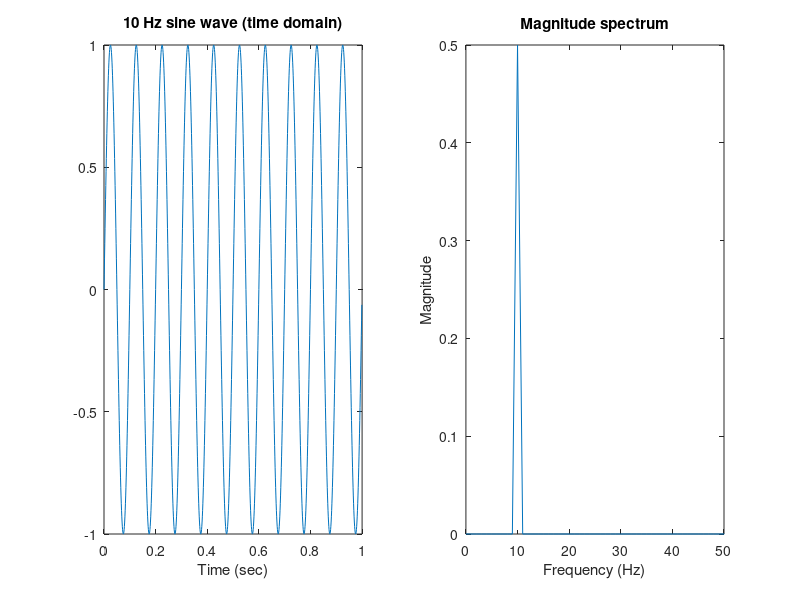
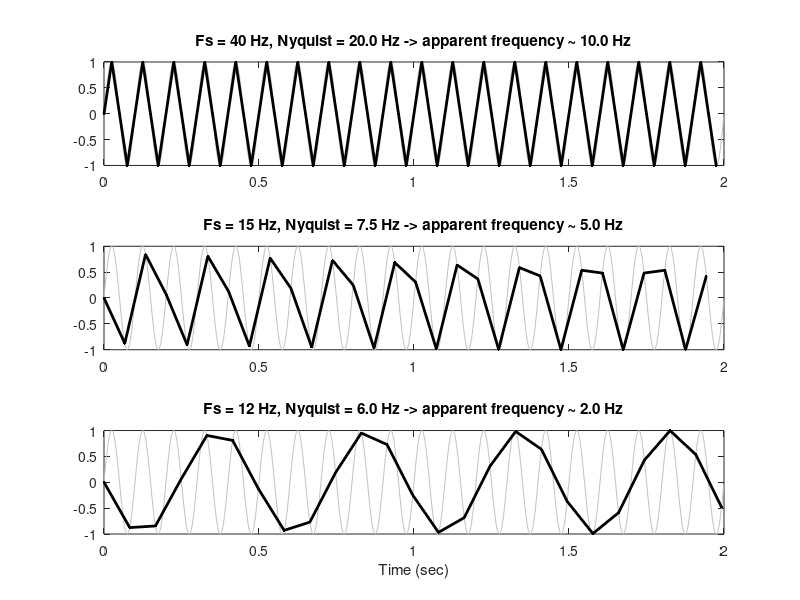
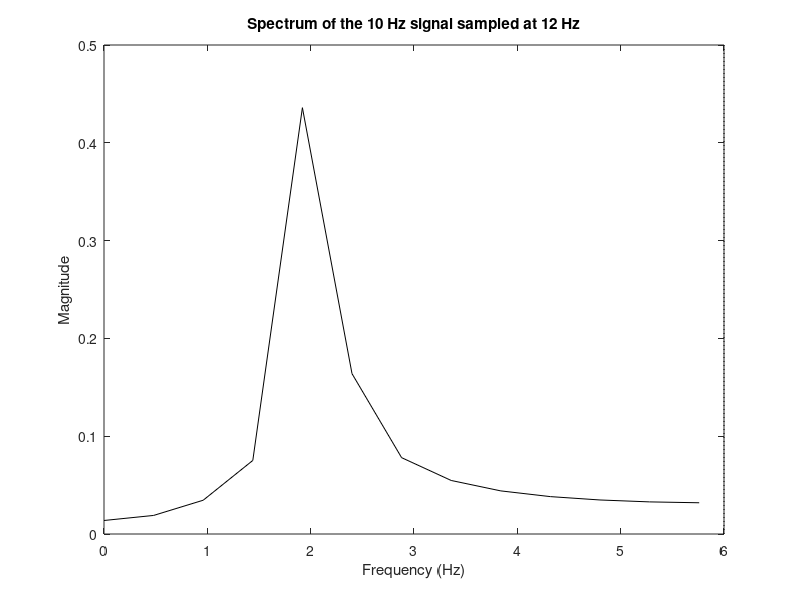
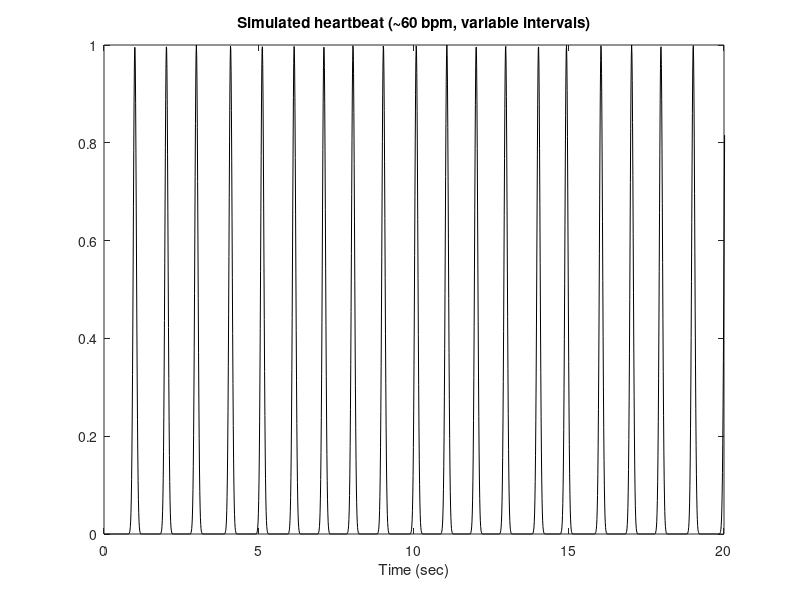

MATLAB code for these plots, in order:
%% Lab 15: Sampling, Aliasing, and Smoothing
%[text] This lab builds hands-on intuition for the temporal and spatial resolution
%[text] limits discussed in Chapter 15 of *Elements of fMRI Analysis*. You will
%[text] construct sine waves and examine them with the fast Fourier transform (FFT),
%[text] watch a fast signal get *aliased* to a slow one when sampled below the
%[text] Nyquist limit, alias a simulated heartbeat by sampling it at typical fMRI
%[text] TRs, and measure what spatial smoothing does to small versus large activations.
%[text]
%[text] **Requirements:** base MATLAB. CANlab helper functions are used where noted
%[text] (CanlabCore on your path: github.com/canlab/CanlabCore), with base-MATLAB
%[text] equivalents shown so the script runs either way.
%[text]
%[text] Adapted from the CANlab tutorial "Signal basics, fft, and aliasing"
%[text] (canlab.github.io) and github.com/canlab/FMRI_simulations.

%% 1. Sine waves and the FFT
%[text] A sine wave is defined by its frequency F (Hz), amplitude, and phase theta:
%[text] $y(t) = \sin(2 \pi F t + \theta)$. We simulate one at a high sampling
%[text] frequency Fs — think of this as the "ground truth" signal before the scanner
%[text] samples it. The FFT re-expresses the signal as power at each frequency; the
%[text] highest representable frequency is the **Nyquist limit**, Fs/2.

Fs = 1000;            % Sampling frequency (samples/sec)
L = 1000;             % Length of signal (samples) -> 1 sec
t = (0:L-1) / Fs;     % Time vector (sec)

F = 10;               % Frequency of sine wave (Hz)
theta = 0;            % Phase (radians)
y = sin(2 * pi * F * t + theta);

yf = abs(fft(y)) / L;         % magnitude spectrum
f = Fs * (0:(L-1)) / L;       % frequency of each FFT coefficient

figure;
subplot(1, 2, 1); plot(t, y)
xlabel('Time (sec)'), title(sprintf('%d Hz sine wave (time domain)', F))
subplot(1, 2, 2); plot(f, yf)
xlim([0 50]), xlabel('Frequency (Hz)'), ylabel('Magnitude')
title('Magnitude spectrum')

nyquist = Fs / 2;     % Any signal faster than this will be aliased
fprintf('Nyquist limit = Fs/2 = %d Hz\n', nyquist);

%[text] **Try it:** change F to 20, or set theta = pi/2 (turning sine into cosine).
%[text] The spectral peak moves with F; phase changes do not move the magnitude peak.
%[text] With CanlabCore on your path, try create_figure('sin wave') and
%[text] plot_vertical_line(nyquist) for CANlab-style figures.

%% 2. Aliasing: sampling a fast signal too slowly
%[text] The Nyquist theorem says we need more than 2 samples per cycle to represent
%[text] a periodic signal. Sampled more slowly, the signal is *reflected around the
%[text] Nyquist frequency* and appears as a spurious slow oscillation — aliasing.
%[text] Here a 10 Hz wave is re-sampled at 40, 15, and 12 Hz. Predicted apparent
%[text] frequency: |F - round(F/Fs_new)*Fs_new|.

Fs = 1000;  dur = 2;
t = 0:1/Fs:dur - 1/Fs;
F = 10;
y = sin(2 * pi * F * t);

new_rates = [40 15 12];
figure;
for i = 1:3
    fs_new = new_rates(i);
    step = round(Fs / fs_new);
    alias_f = abs(F - round(F / fs_new) * fs_new);

    subplot(3, 1, i);
    plot(t, y, 'Color', [.75 .75 .75]); hold on
    plot(t(1:step:end), y(1:step:end), 'k.-', 'LineWidth', 2);
    title(sprintf('Fs = %d Hz, Nyquist = %3.1f Hz -> apparent frequency ~ %3.1f Hz', ...
        fs_new, fs_new / 2, alias_f));
end
xlabel('Time (sec)')

%[text] At 40 Hz the samples trace the 10 Hz wave faithfully. At 15 Hz (Nyquist
%[text] 7.5 Hz) the signal folds to 5 Hz; at 12 Hz (Nyquist 6 Hz) it appears at
%[text] 2 Hz — a slow, entirely artifactual oscillation. Confirm in the frequency
%[text] domain:

fs_new = 12;  step = round(Fs / fs_new);
ysub = y(1:step:end);  n = numel(ysub);
fsub = (0:floor(n/2)) / (n / fs_new);
msub = abs(fft(ysub)) / n;  msub = msub(1:floor(n/2) + 1);

figure; plot(fsub, msub, 'k'); hold on
plot([fs_new/2 fs_new/2], ylim, 'k:')   % Nyquist limit (or: plot_vertical_line)
xlabel('Frequency (Hz)'), ylabel('Magnitude')
title('Spectrum of the 10 Hz signal sampled at 12 Hz')

[~, imax] = max(msub);
fprintf('Spectral peak at %3.2f Hz (true frequency: %d Hz)\n', fsub(imax), F);

%% 3. Aliasing a heartbeat at fMRI TRs
%[text] The cardiac cycle produces a periodic artifact at roughly 1 Hz (60 bpm),
%[text] far faster than task-related BOLD fluctuations (below ~0.1 Hz). Whether the
%[text] heartbeat stays separable from the task depends on the TR. We simulate a
%[text] spiky heartbeat with beat-to-beat variability, then sample it once per TR.

rng(2026);
fs = 100;  dur = 300;               % 100 Hz simulation, 5 minutes
t = 0:1/fs:dur - 1/fs;

intervals = 1 + 0.06 * randn(round(dur * 1.2), 1);   % mean 1 s between beats
intervals = min(max(intervals, 0.7), 1.4);
beat_times = cumsum(intervals);
beat_times = beat_times(beat_times < dur - 1);

heart = zeros(size(t));
for i = 1:numel(beat_times)
    heart = heart + exp(-(t - beat_times(i)).^2 / (2 * 0.05^2));  % brief pulse
end

figure; plot(t, heart, 'k'); xlim([0 20])
xlabel('Time (sec)'), title('Simulated heartbeat (~60 bpm, variable intervals)')

%[text] Sample at three TRs and inspect time and frequency domains. The task band
%[text] (~0.005–0.1 Hz) is where block and event-related designs live.

TRs = [0.5 1.0 2.0];
figure;
for i = 1:3
    TR = TRs(i);
    step = round(TR * fs);
    samp = heart(1:step:end);
    ts = (0:numel(samp) - 1) * TR;
    nyq = 1 / (2 * TR);

    subplot(3, 2, 2*i - 1)
    plot(t, heart, 'Color', [.8 .8 .8]); hold on
    plot(ts, samp, '.-', 'Color', [.5 0 .5], 'LineWidth', 1.5)
    xlim([0 20]), xlabel('Time (sec)'), title(sprintf('TR = %3.1f s', TR))

    n = numel(samp);
    fsamp = (0:floor(n/2)) / (n * TR);
    msamp = abs(fft(samp - mean(samp))) / n;  msamp = msamp(1:floor(n/2) + 1);
    subplot(3, 2, 2*i)
    plot(fsamp, msamp, 'Color', [.5 0 .5]); hold on
    plot([nyq nyq], ylim, 'k:')
    xlim([0 1.1]), xlabel('Frequency (Hz)')
    title(sprintf('Nyquist = %3.2f Hz', nyq))
end

%[text] Quantify how much cardiac power lands in the task band at each TR:

fprintf('\nFraction of sampled cardiac power in the task band (0.005-0.1 Hz):\n');
for TR = [0.4 0.5 1.0 2.0 3.0]
    samp = heart(1:round(TR * fs):end);
    n = numel(samp);
    fsamp = (0:floor(n/2)) / (n * TR);
    p = abs(fft(samp - mean(samp))).^2;  p = p(1:floor(n/2) + 1);
    in_band = sum(p(fsamp > 0.005 & fsamp < 0.1)) / sum(p(2:end));
    fprintf('  TR = %3.1f s (Nyquist %4.2f Hz): %5.1f %%\n', TR, 1/(2*TR), 100 * in_band);
end

%[text] Short TRs keep cardiac power near 1 Hz, out of the task band, where it can
%[text] be filtered or modeled. At TR = 2–3 s much of it aliases into task
%[text] frequencies and becomes inseparable from activation — one reason modern
%[text] multiband protocols push TR below ~0.5 s.

%% 4. Is smoothing lossy? Small vs. large activations
%[text] Spatial smoothing suppresses noise and absorbs some inter-subject
%[text] misalignment, but it acts as a matched filter: it attenuates activations
%[text] smaller than the kernel. We simulate a 1-D strip of cortex (1 voxel = 1 mm)
%[text] with two equal-amplitude activations — narrow (~3.5 mm FWHM) and broad
%[text] (~19 mm FWHM) — plus noise, then smooth with an 8 mm FWHM Gaussian.
%[text] Inspired by is_smoothing_lossy.m in github.com/canlab/FMRI_simulations.

rng(1);
n_vox = 200;
x = (1:n_vox)';                                % 1 voxel = 1 mm
fwhm2sig = 1 / (2 * sqrt(2 * log(2)));         % FWHM -> Gaussian sigma

small = 2 * exp(-(x - 60).^2 / (2 * 1.5^2));   % ~3.5 mm FWHM activation
large = 2 * exp(-(x - 140).^2 / (2 * 8^2));    % ~19 mm FWHM activation
truth = small + large;
y = truth + randn(n_vox, 1);                   % noise sd = 1

kernel_fwhm = 8;  sig = kernel_fwhm * fwhm2sig;
kx = (-20:20)';
kern = exp(-kx.^2 / (2 * sig^2));  kern = kern / sum(kern);
ysmooth = conv(y, kern, 'same');

figure;
plot(x, y, 'Color', [.75 .75 .75]); hold on
plot(x, ysmooth, 'k', 'LineWidth', 2)
plot(x, truth, 'r--', 'LineWidth', 1.5)
legend({'Noisy data', 'Smoothed (8 mm FWHM)', 'True signal'})
xlabel('Position (mm)'), ylabel('Signal')
title('Equal-amplitude activations: narrow (left) vs. broad (right)')

fprintf('\nTrue peak amplitude, both blobs:      2.00\n');
fprintf('Smoothed peak, narrow blob (~3.5 mm): %3.2f\n', max(ysmooth(50:70)));
fprintf('Smoothed peak, broad blob (~19 mm):   %3.2f\n', max(ysmooth(130:150)));

%[text] The broad activation survives nearly intact; the narrow one — same true
%[text] amplitude — is flattened and could fall below a statistical threshold.
%[text] Sweep the activation width to see attenuation vs. detection sensitivity:

blob_fwhms = [2 3.5 5 8 12 19 30];
n_sims = 200;  center = n_vox / 2;

fprintf('\nBlob FWHM (mm) | smoothed peak amp | peak z (raw) | peak z (smoothed)\n');
for bf = blob_fwhms
    blob = 2 * exp(-(x - center).^2 / (2 * (bf * fwhm2sig)^2));
    amp_sm = conv(blob, kern, 'same');  amp_sm = amp_sm(center);

    z_raw = zeros(n_sims, 1);  z_sm = zeros(n_sims, 1);
    for s = 1:n_sims
        noise = randn(n_vox, 1);
        z_raw(s) = blob(center) + noise(center);
        smoothed = conv(blob + noise, kern, 'same');
        noise_sm = conv(noise, kern, 'same');
        z_sm(s) = smoothed(center) / std(noise_sm);
    end
    fprintf('%14.1f | %17.2f | %12.1f | %17.1f\n', ...
        bf, amp_sm, mean(z_raw), mean(z_sm));
end

%[text] Smoothing always attenuates peak amplitude for activations smaller than the
%[text] kernel — an analysis-imposed partial volume effect. But because it also
%[text] suppresses independent voxel noise, detection sensitivity (peak z) improves
%[text] for activations at or above the kernel scale. The kernel choice silently
%[text] decides which spatial scales your study can see — the "effective
%[text] resolution" argument of Chapter 15.

%% 5. Further explorations
%[text] * Change the heart rate to 72 bpm (1.2 Hz) and find the TRs at which it
%[text]   aliases closest to 0 Hz. Which common TRs are worst?
%[text] * Add a simulated respiratory signal (~0.3 Hz) and see which TRs alias it.
%[text] * With CanlabCore: use fmri_data and preprocess(dat, 'smooth', 8) to smooth
%[text]   real image volumes, and compare small subcortical vs. large cortical
%[text]   activation clusters.
